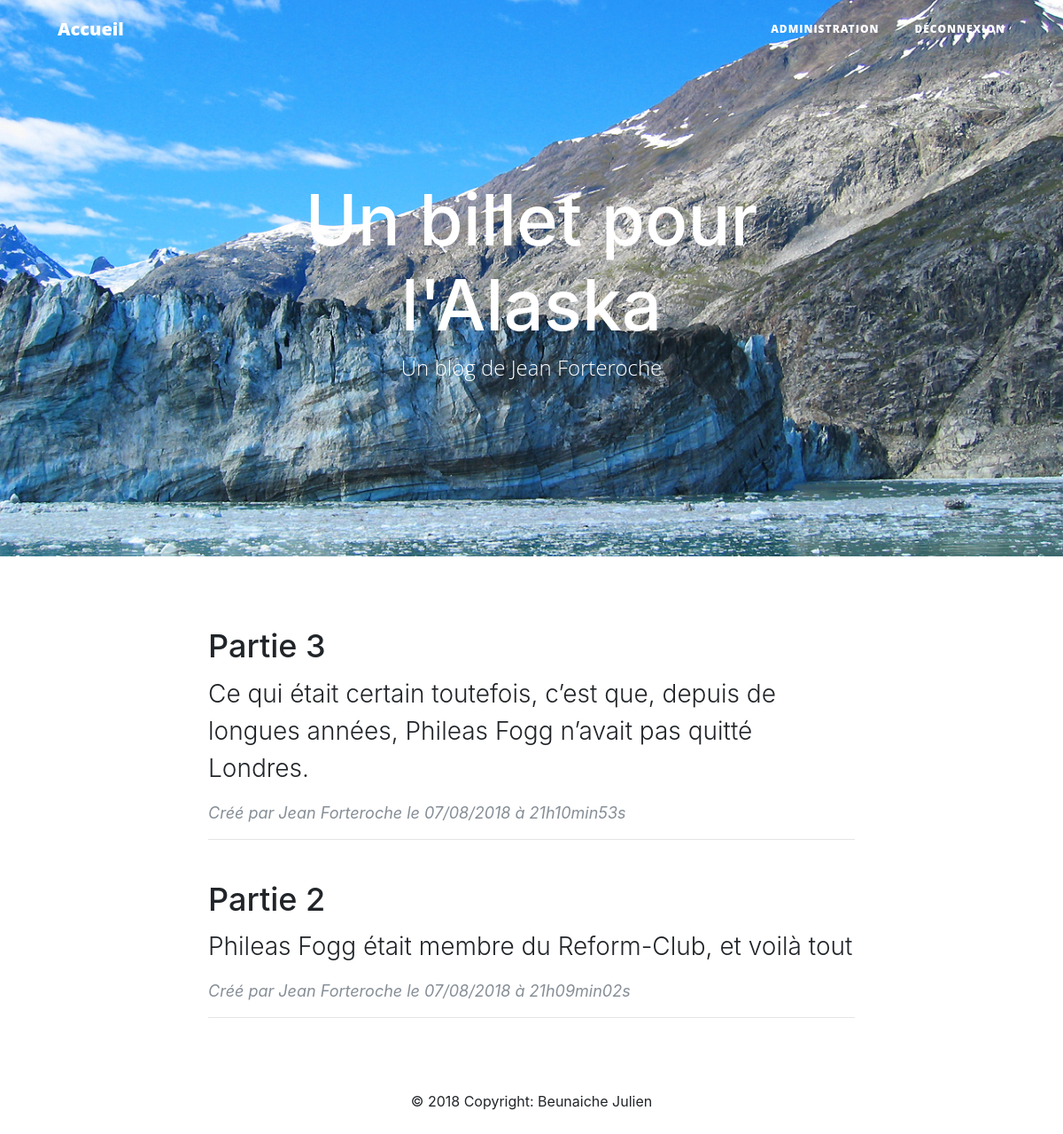
The page / (signed in) on the database its author committed.
### tables this page shows
CREATE TABLE `post` (
  `id` int(11) NOT NULL,
  `title` varchar(255) NOT NULL,
  `resume` varchar(255) NOT NULL,
  `content` text NOT NULL,
  `created` datetime NOT NULL
);

### controller/PostController.php (called while the page is built, shortened)
<?php
require_once('model/PostManager.php');
class PostController
{
    public function listPosts()
    {
        $postManager = new PostManager($_GET);
        $posts       = $postManager->getPosts();
        require('view/frontend/home.php');
    }
}

### model/Manager.php (called while the page is built, shortened)
<?php
class Manager
{
    protected $_db;
    protected function dbConnect()
 {
  $this->_db = new PDO('mysql:host=jbeunaicmcblogp4.mysql.db;dbname=jbeunaicmcblogp4;charset=utf8', 'jbeunaicmcblogp4', 'Forteroche72');
 }
    public function getDb()
 {
  return $this->_db;
 }
}

### model/PostManager.php (called while the page is built, shortened)
<?php
require_once ('Post.php');
require_once ('Manager.php');
class PostManager extends Manager
{
    public
	function getPosts($debut = - 1, $limite = - 1)
	{
		$req = 'SELECT id, title, resume, content, DATE_FORMAT(created, \'%d/%m/%Y à %Hh%imin%ss\') AS created FROM post ORDER BY created DESC ';
		$req = $this->getDb()->query($req);
		$req->setFetchMode(PDO::FETCH_CLASS | PDO::FETCH_PROPS_LATE, 'Post');
		$listPosts = $req->fetchAll();
		return $listPosts;
	}
}

### model/Post.php (called while the page is built, shortened)
<?php
class Post
{
    private $id;
    private $title;
    private $resume;
    private $created;
    public function getId()
 {
  return $this->id;
 }
    public function getTitle()
 {
     return $this->title;
 }
    public function getResume()
 {
  return $this->resume;
 }
    public function getCreated()
 {
  return $this->created;
 }
}

### view/frontend/home.php (the view, shortened to what this page needs)
<?php $allowed = "<div><p><span><br><ul><li><strong><em>"; ?>
<nav class="navbar navbar-expand-lg navbar-light fixed-top" id="mainNav">
    <div class="container">
        <a class="navbar-brand" href="index.php">Accueil</a>
        <div class="collapse navbar-collapse" id="navbarResponsive">
          <ul class="navbar-nav ml-auto">
            <?php if(isset($_SESSION['pseudo'])) :?>
            <li class="nav-item">
                    <a class="nav-link" href="index.php?action=admin">Administration</a>
                </li>
                <li class="nav-item">
                    <a class="nav-link" href="index.php?action=logout">Déconnexion</a>
            </li>
            <?php endif; ?>
          </ul>
        </div>
      </div>
    </nav>
    <header class="masthead" style="background-image: url('public/images/home.jpg')">
      <div class="container">
        <div class="row">
          <div class="col-lg-8 col-md-10 mx-auto">
            <div class="site-heading">
              <h1>Un billet pour l'Alaska</h1>
              <span class="subheading">Un blog de Jean Forteroche</span>
            </div>
          </div>
        </div>
      </div>
    </header>
<?php
foreach ($posts as $val)
{
?>
    <div class="container">
      <div class="row">
        <div class="col-lg-8 col-md-10 mx-auto">
          <div class="post-preview">
            <a href="index.php?action=post&amp;id=<?= htmlspecialchars($val->getId()); ?>">
              <h2 class="post-title">
                <?= strip_tags($val->getTitle(),$allowed); ?>
              </h2>
              <h3 class="post-subtitle">
                <?= strip_tags($val->getResume(),$allowed); ?>
              </h3>
            </a>
            <p class="post-meta">Créé par
              Jean Forteroche
              le <?= $val->getCreated(); ?> </p>
          </div>
          <hr>
        </div>
      </div>
    </div>
    <?php
}
?>
<?php require('template.php'); ?>

### public/css/style.css (style rules this page uses)
body { font-size: 20px; color: #212529; font-family: 'Lora', 'Times New Roman', serif; }
p { line-height: 1.5; margin: 30px 0; }
h1, h2, h3, h4, h5, h6 { font-weight: 800; font-family: 'Open Sans', 'Helvetica Neue', Helvetica, Arial, sans-serif; }
a { color: #212529; -webkit-transition: all 0.2s; -moz-transition: all 0.2s; transition: all 0.2s; }
#mainNav { position: absolute; border-bottom: 1px solid #e9ecef; background-color: white; font-family: 'Open Sans', 'Helvetica Neue', Helvetica, Arial, sans-serif; }
#mainNav .navbar-brand { font-weight: 800; color: #343a40; }
#mainNav .navbar-nav > li.nav-item > a { font-size: 12px; font-weight: 800; letter-spacing: 1px; text-transform: uppercase; }
@media only screen and (min-width: 992px) { #mainNav { border-bottom: 1px solid transparent; background: transparent; } }
@media only screen and (min-width: 992px) { #mainNav .navbar-brand { padding: 10px 20px; color: #fff; } }
@media only screen and (min-width: 992px) { #mainNav .navbar-nav > li.nav-item > a { padding: 10px 20px; color: #fff; } }
@media only screen and (min-width: 992px) { #mainNav { -webkit-transition: background-color 0.2s; -moz-transition: background-color 0.2s; transition: background-color 0.2s; -webkit-transform: translate3d(0, 0, 0); -moz-transform: translate3d(0, 0, 0); -ms-transform: translate3d(0, 0, 0); -o-transform: translate3d(0, 0, 0); transform: translate3d(0, 0, 0); -webkit-backface-visibility: hidden; } }
header.masthead { margin-bottom: 50px; background: no-repeat center center; background-color: #868e96; background-attachment: scroll; position: relative; -webkit-background-size: cover; -moz-background-size: cover; -o-background-size: cover; background-size: cover; }
header.masthead .page-heading, header.masthead .post-heading, header.masthead .site-heading { padding: 200px 0 150px; color: white; }
@media only screen and (min-width: 768px) { header.masthead .page-heading, header.masthead .post-heading, header.masthead .site-heading { padding: 200px 0; } }
header.masthead .page-heading, header.masthead .site-heading { text-align: center; }
header.masthead .page-heading h1, header.masthead .site-heading h1 { font-size: 50px; margin-top: 0; }
header.masthead .page-heading .subheading, header.masthead .site-heading .subheading { font-size: 24px; font-weight: 300; line-height: 1.1; display: block; margin: 10px 0 0; font-family: 'Open Sans', 'Helvetica Neue', Helvetica, Arial, sans-serif; }
@media only screen and (min-width: 768px) { header.masthead .page-heading h1, header.masthead .site-heading h1 { font-size: 80px; } }
.post-preview > a { color: #212529; }
.post-preview > a > .post-title { font-size: 30px; margin-top: 30px; margin-bottom: 10px; }
.post-preview > a > .post-subtitle { font-weight: 300; margin: 0 0 10px; }
.post-preview > .post-meta { font-size: 18px; font-style: italic; margin-top: 0; color: #868e96; }
@media only screen and (min-width: 768px) { .post-preview > a > .post-title { font-size: 36px; } }

### rows shown on the page
post: title "Partie 3", resume "Ce qui était certain toutefois, c’est que, depuis de longues années, Phileas Fogg n’avait pas quitté Londres.", Created "07/08/2018 à 21h10min53s"
post: title "Partie 2", resume "Phileas Fogg était membre du Reform-Club, et voilà tout", Created "07/08/2018 à 21h09min02s"
